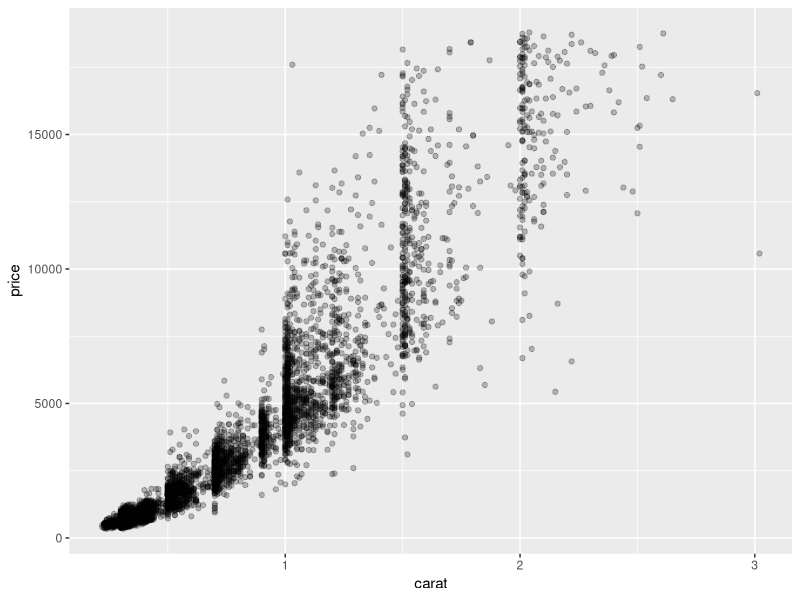
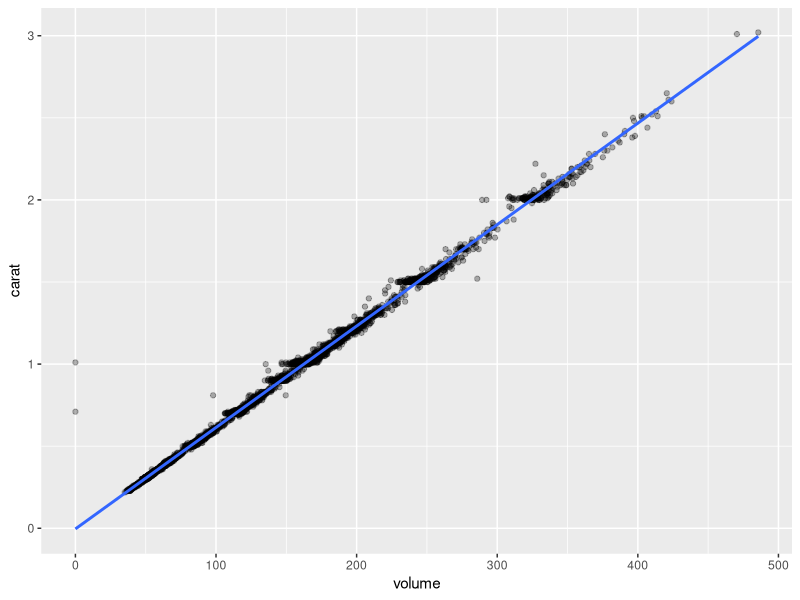
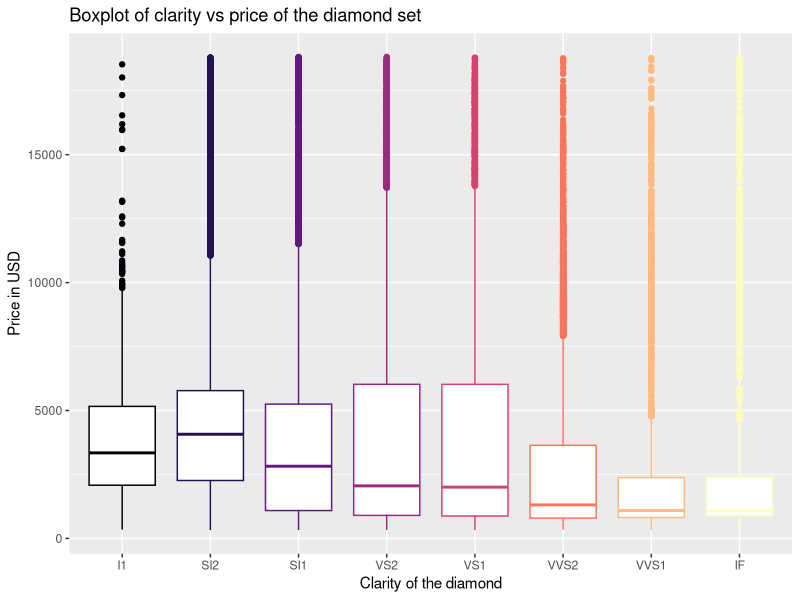

The R script that drew these images, in order:

library(tidyverse)

diamonds

# Slice a sample of the dataset for EDA
set.seed(123)
sampled_diamonds <- slice_sample(diamonds, n = 5000)
sampled_diamonds

# graph price vs carat
ggplot(sampled_diamonds, aes(x = carat, y = price)) +
    geom_point(alpha = 0.25)

# x, y and z are the three dimensions of the diamond.
# We claim that they are strongly correlated with carat.

# mutate(sampled_diamonds, ...)

sampled_diamonds |> 
    mutate(volume = x * y * z) |> 
    ggplot(aes(x = volume, y = carat)) +
    geom_point(alpha = 0.3) +
    geom_smooth(method = "lm", se = FALSE)


model_df <- sampled_diamonds |> 
    mutate(volume = x * y * z)

model_df

# I want to find an equation of the form carat = a * volume + b
# We need a linear model
model <- lm(carat ~ volume, data = model_df)
summary(model)

# carat = 6.178e-03 * volume - 3.808e-03

set.seed(234)
testing_df <- 
    anti_join(diamonds, sampled_diamonds) |> 
    slice_sample(n = 10)

tidy_test <- testing_df |> 
    mutate(volume = x * y * z) |> 
    select(carat, volume)
tidy_test |> 
    bind_cols(pred = predict(model, newdata = tidy_test)) |> 
    mutate(diff = pred - carat,
           error = diff / carat * 100)

sampled_diamonds

# Exercise: a boxplot with clarity vs price
# use either diamonds or sampled_diamonds as you wish

ggplot(diamonds, aes(x = clarity, y = price, colour = clarity)) +
    geom_boxplot(show.legend = FALSE) +
    labs(x = "Clarity of the diamond", y = "Price in USD",
         title = "Boxplot of clarity vs price of the diamond set") +
    scale_colour_viridis_d(option = "magma")

# Next lesson you work...
iris <- as_tibble(iris)
iris


